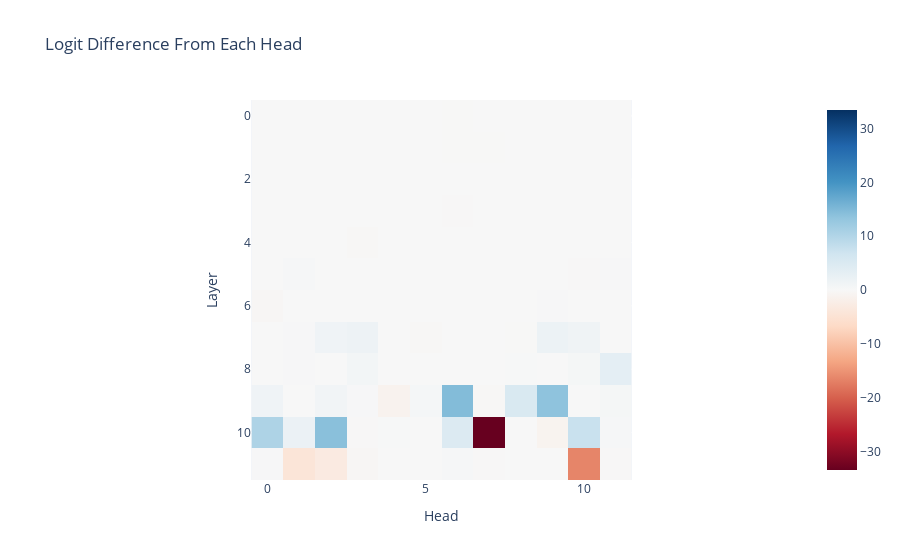

Write notebook code for a chart like this one.
### Code cell
_, cache = model.run_with_cache([p[0] for p in prompts])
cache.prompts = prompts
plot_head_contribution(cache)

### Figure 1 — Plotly figure (JSON) as saved in the notebook; plotly's stock layout.template omitted (floating-point values rounded to 4 significant figures; data arrays with more than 128 entries replaced by an {"elided": "..."} marker saying what was removed)
{"data": [{"coloraxis": "coloraxis", "hovertemplate": "Head: %{x}<br>Layer: %{y}<br>color: %{z}<extra></extra>", "name": "0", "type": "heatmap", "xaxis": "x", "yaxis": "y", "z": {"elided": "12x12 float values"}}], "layout": {"coloraxis": {"cmid": 0, "colorscale": [[0, "rgb(103,0,31)"], [0.1, "rgb(178,24,43)"], [0.2, "rgb(214,96,77)"], [0.3, "rgb(244,165,130)"], [0.4, "rgb(253,219,199)"], [0.5, "rgb(247,247,247)"], [0.6, "rgb(209,229,240)"], [0.7, "rgb(146,197,222)"], [0.8, "rgb(67,147,195)"], [0.9, "rgb(33,102,172)"], [1, "rgb(5,48,97)"]]}, "title": {"text": "Logit Difference From Each Head"}, "xaxis": {"anchor": "y", "constrain": "domain", "domain": [0, 1], "scaleanchor": "y", "title": {"text": "Head"}}, "yaxis": {"anchor": "x", "autorange": "reversed", "constrain": "domain", "domain": [0, 1], "title": {"text": "Layer"}}}}
